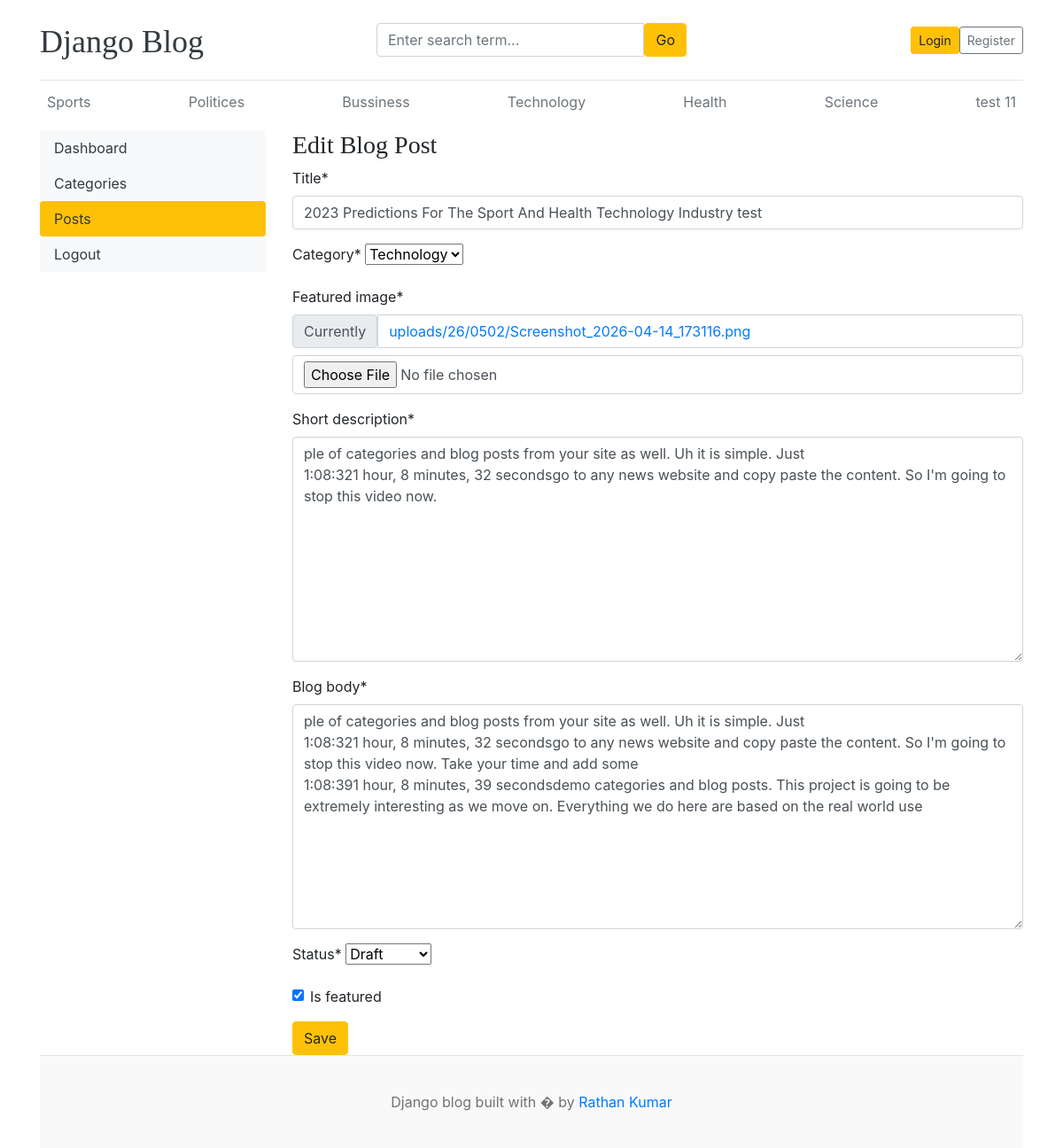
Screenshot of /dashboard/posts/edit/2/ with the database file from the repository.
### blogs/models.py (models this page shows, shortened)
class Category(models.Model):
    category_name = models.CharField(max_length=50, unique=True)
    created_at = models.DateTimeField(auto_now_add=True)
    updated_at = models.DateTimeField(auto_now=True)
    class Meta:
        verbose_name_plural ="categoies"
    def __str__(self):
        return self.category_name

class Blog(models.Model):
    title = models.CharField(max_length=100)
    slug = models.SlugField(max_length=120, unique=True)
    category = models.ForeignKey(Category,on_delete=models.CASCADE)
    author = models.ForeignKey(User, on_delete=models.CASCADE)
    featured_image = models.ImageField(upload_to='uploads/%y/%m%d')
    short_description = models.TextField(max_length=500)
    blog_body = models.TextField(max_length=2000)
    status = models.IntegerField(choices=STATUS_CHOIES, default=0)
    is_featured = models.BooleanField(default=False)
    created_at = models.DateTimeField(auto_now_add=True)
    updated_at = models.DateTimeField(auto_now=True)

### dashboards/views.py (the view, shortened to what this page needs)
# urls.py: path('posts/edit/<int:pk>/', views.edit_post, name='edit_post'),
def edit_post(request, pk):
    post = get_object_or_404(Blog, pk=pk)
    form = BlogPostForm(instance=post)
    context = {
        'form': form,
        'post': post,
    }
    return render(request, 'dashboard/edit_post.html', context)

### dashboards/forms.py
class BlogPostForm(forms.ModelForm):
    class Meta:
        model = Blog
        fields = ('title','category','featured_image','short_description','blog_body','status','is_featured')

### blogs/context_processors.py (called while the page is built)
def get_categories(request):
    categories = Category.objects.all()
    return dict(categories=categories)

def get_social_links(request):
    social_links = SocialLink.objects.all()
    return dict(social_links=social_links)

### templates/dashboard/edit_post.html (shortened to what this page needs)
{% extends 'base.html' %}
{% block content %}
{% load crispy_forms_tags %}
<div class="row">
    {% include 'dashboard/sidebar.html' %}
    <div class="col-md-9">
        <h3>Edit Blog Post</h3>
        <form action="{% url 'edit_post' post.id %}" method="POST" enctype="multipart/form-data">
            {{ form | crispy }}
            <button type="submit" class="btn btn-warning">Save</button>
        </form>
    </div>
</div>
{% endblock %}

### templates/base.html (shortened to what this page needs)
{% load static %}
<!DOCTYPE html>
<html lang="en">
<head>
    <link href="https://getbootstrap.com/docs/4.0/dist/css/bootstrap.min.css" rel="stylesheet">
    <link href="{% static 'css/blog.css' %}" rel="stylesheet">
    <link rel="stylesheet" href="https://cdnjs.cloudflare.com/ajax/libs/font-awesome/4.7.0/css/font-awesome.min.css">
</head>
<body>
    <div class="container">
        <header class="blog-header py-3">
            <div class="row flex-nowrap justify-content-between align-items-center">
                <div class="col-4 pt-1">
                    <a class="blog-header-logo text-dark" href="/">Django Blog</a>
                </div>
                <div class="col-4">
                    <form action="{% url 'search' %}" method="GET">
                        <div class="input-group">
                            <input type="text" name="keyword" value="{{ keyword }}" class="form-control"
                                placeholder="Enter search term..." aria-label="Enter search">
                            <button class="btn btn-warning" id="button-search" type="submit">Go</button>
                        </div>
                    </form>
                </div>
                <div class="col-4 d-flex justify-content-end align-items-center">
                    {% if user.is_authenticated %}
                    <a class="btn btn-sm  me-2" href="{% url 'dashboard' %}">Dashboard</a>
                    <form action="{% url 'logout' %}" method="post" style="display:inline;">
                        {% csrf_token %}
                        <button type="submit" class="btn btn-sm">Logout</button>
                    </form>
                    {% else %}
                    <a class="btn btn-sm btn-warning" href="{% url 'login' %}">Login</a>
                    <a class="btn btn-sm btn-outline-secondary" href="{% url 'register' %}">Register</a>
                    {% endif %}
                </div>
            </div>
        </header>
        <div class="nav-scroller py-1 mb-2">
            <nav class="nav d-flex justify-content-between">
                {% for cat in categories %}
                <a class="p-2 text-muted" href="{% url 'posts_by_category' cat.id %}">{{ cat.category_name }}</a>
                {% endfor %}
            </nav>
        </div>
        {% block content %}
        {% endblock %}
        <footer class="blog-footer">
            <p>Django blog built with � by <a href="#">Rathan Kumar</a></p>
        </footer>
</body>
</html>

### static/css/blog.css (style rules this page uses)
.blog-header { border-bottom: 1px solid #e5e5e5; }
.blog-header-logo { font-family: "Playfair Display", Georgia, "Times New Roman", serif; font-size: 2.25rem; }
h1, h2, h3, h4, h5, h6 { font-family: "Playfair Display", Georgia, "Times New Roman", serif; }
.blog-footer { padding: 2.5rem 0; color: #727272; text-align: center; background-color: #f9f9f9; border-top: .05rem solid #e5e5e5; }
.blog-footer p:last-child { margin-bottom: 0; }

### rows the page displays
Category: category_name "Sports"
Category: category_name "Politices"
Category: category_name "Bussiness"
Category: category_name "Technology"
Category: category_name "Health"
Category: category_name "Science"
Category: category_name "test 11"
Blog: title "2023 Predictions For The Sport And Health Technology Industry test", category "Technology", short_description "ple of categories and blog posts from your site as well. Uh it is simple. Just 1:08:321 hour, 8 minutes, 32 secondsgo to any news website and copy paste the content. So I'm going to stop this video now.", blog_body "ple of categories and blog posts from your site as well. Uh it is simple. Just 1:08:321 hour, 8 minutes, 32 secondsgo to any news website and copy paste the content. So I'm going to stop this video now. Take your time and add some 1:08:391 hour, 8 minutes, 39 secondsdemo categories and blog posts. This project is going to be extremely interesting as we move on. Everything we do here are based on the real world use", status "Draft", is_featured "☑"
